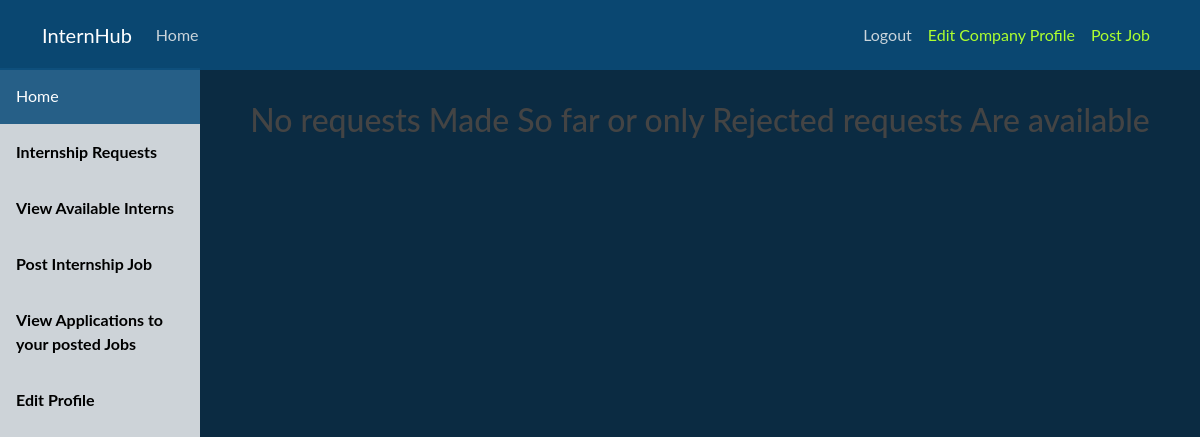
/company/view-internship-request (signed in), run on an earlier commit of the app's database.
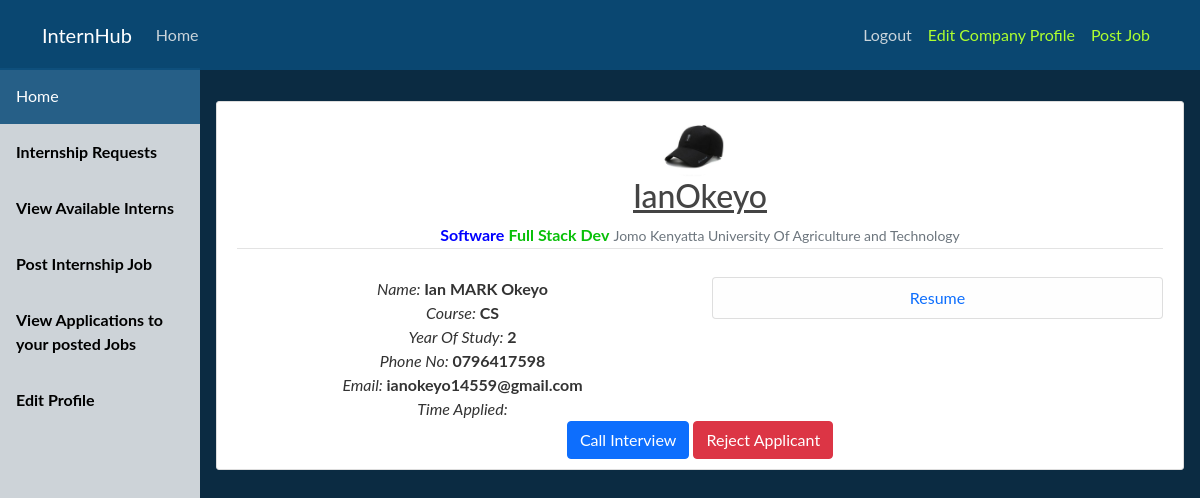
And on a later commit of the database.
### company/models.py (models this page shows)
class InternShipRequest(models.Model):
    company = models.ForeignKey(Company, on_delete=models.CASCADE)
    student = models.ForeignKey(Student, on_delete = models.CASCADE)
    resume = models.FileField(upload_to='resume', null=True)
    description = models.TextField()
    feedback = models.CharField(max_length=20, default = 'Pending')

### student/models.py (models this page shows, shortened)
class Student(models.Model):
    user = models.OneToOneField(User, on_delete=models.CASCADE)#student.user.username
    middleName = models.CharField(max_length=200, null=True)#student.middlename
    phoneNo = models.CharField(max_length=14, null=True)
    school = models.CharField(max_length=255, null=False)
    course = models.CharField(max_length=255, null=False)
    yearOfStudy = models.CharField(max_length=10, null=False)
    headline = models.CharField(max_length=50, null=True)
    field = models.CharField(max_length=50, null=True)
    profilePic = models.ImageField(default='default.jpg', upload_to='profile_pics')

### company/views.py (the view)
# urls.py: path('view-internship-request', views.view_internship_requests, name='internship-requests'),
@login_required
def view_internship_requests(request):
    company = Company.objects.filter(user=request.user).first()
    intern_requests = InternShipRequest.objects.filter(company=company, feedback='Pending').all()
    return render(request, 'company/internship_requests.html', {'intern_requests': intern_requests})

### company/templates/company/internship_requests.html (shortened to what this page needs)
{% extends 'company/dashboard_base.html' %}
{% block body %}
<br>
{% if intern_requests|length == 0 %}
    <h2>No requests Made So far or only Rejected requests Are available</h2>
{% else %}
    {% for request in intern_requests %}
        <article class="media content-section">
            <img  class="rounded-circle article-img" src="{{ request.student.profilePic.url }}" >
            <div class="media-body">
                <h2><a class="article-title" href="#">{{ request.student.user.username }}</a></h2>
                <div class="article-metadata">
                    <b style="color: blue;" >{{ request.student.field }}</b>
                    <b style="color: #09c009;" >{{ request.student.headline }}</b>
                    <small class="text-muted">{{ request.student.school }}</small>
                </div>
                <div class="article-content row">
                    <div class="col">
                        <i>Name: </i> <b>{{ request.student.user.first_name }} {{ request.student.middleName }} {{ request.student.user.last_name }}</b>
                        <i>Course: </i> <b>{{ request.student.course }}</b>
                        <i>Year Of Study: </i> <b>{{ request.student.yearOfStudy }}</b>
                        <i>Phone No: </i> <b>{{ request.student.phoneNo }}</b>
                        <i>Email: </i> <b>{{ request.student.user.email }}</b>
                        <i>Time Applied: </i> <b style="color: #09c009;">{{ request.time_applied }}</b>
                    </div>
                    <div class="col">
                        <ul class="list-group">
                            <li class="list-group-item list-group-item-light"><a href="{{ request.resume.url }}" target='blank' style="text-decoration: none;">Resume</a></li>
                        </ul>
                    </div>
                </div>
                <a class="btn btn-primary" href="{% url 'create-general-interview' request.student.pk %}" role="button">Call Interview</a>
                <a class="btn btn-danger" href="#" role="button" data-bs-toggle="modal" data-bs-target="#exampleModal">Reject Applicant</a>
            </div>
        </article>
    {% endfor %}
{% endif %}
{% endblock %}

What changed in the data, as far as the page shows it:
added InternShipRequest: student.profilePic (picture), student.user.username "IanOkeyo", student.field "Software", student.headline "Full Stack Dev", student.school "Jomo Kenyatta University Of Agriculture and Technology", student.user.first_name "Ian", student.middleName "MARK", student.user.last_name "Okeyo", student.course "CS", student.yearOfStudy "2", student.phoneNo "0796417598", student.user.email "ianokeyo14559@gmail.com"
Also different on the page:
text no longer shown: "No requests Made So far or only Rejected requests Are available"
